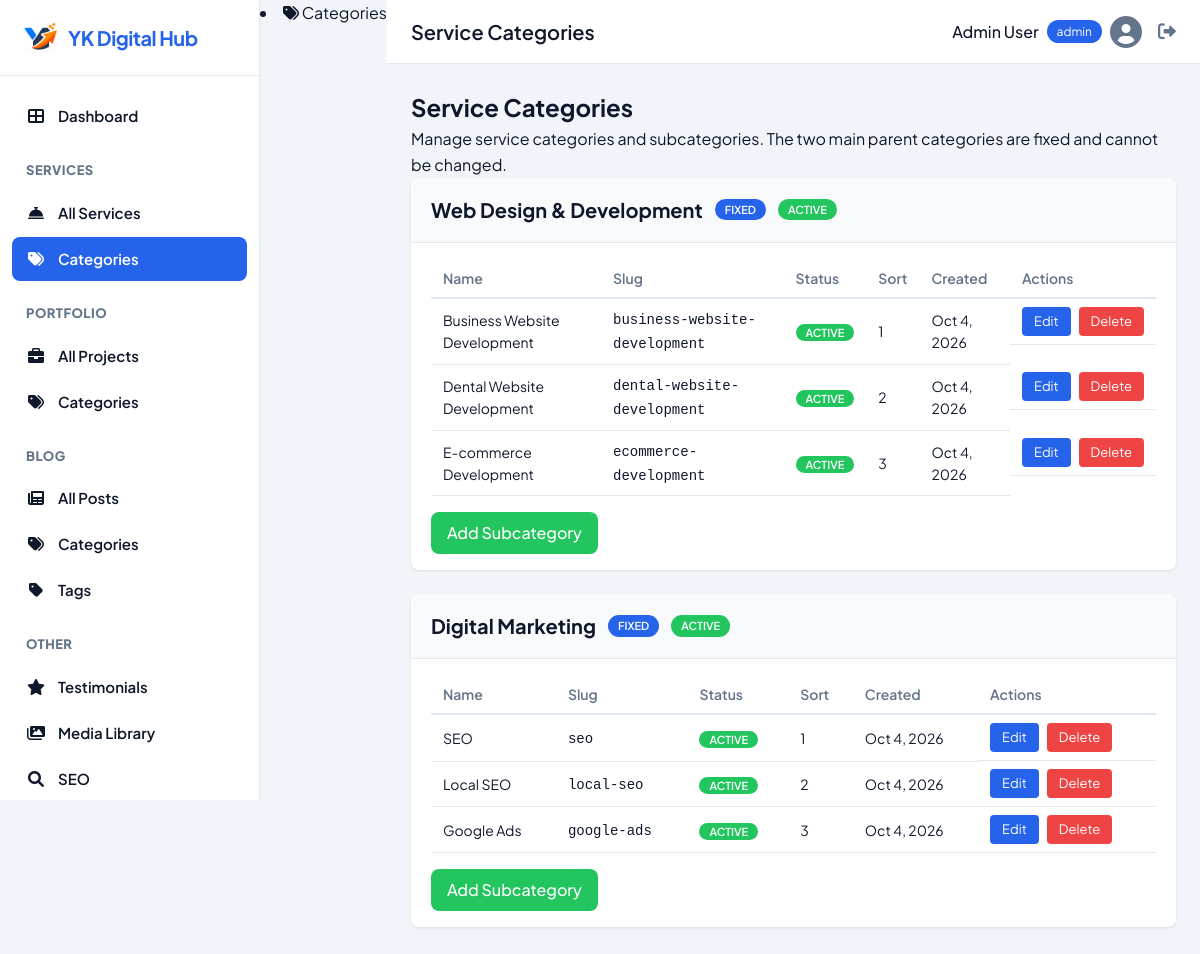
The page /admin/services/categories.php (signed in) on the database its author committed.
### tables this page shows
CREATE TABLE `service_categories` (
    `id` BIGINT UNSIGNED NOT NULL AUTO_INCREMENT,
    `parent_id` BIGINT UNSIGNED NULL,
    `name` VARCHAR(100) NOT NULL,
    `slug` VARCHAR(120) NOT NULL UNIQUE,
    `short_description` VARCHAR(255) NULL,
    `description` TEXT NULL,
    `image` VARCHAR(255) NULL,
    `icon` VARCHAR(100) NULL,
    `sort_order` INT NOT NULL DEFAULT 0,
    `status` TINYINT(1) NOT NULL DEFAULT 1,
    `is_fixed` TINYINT(1) NOT NULL DEFAULT 0,
    `created_at` DATETIME NOT NULL DEFAULT CURRENT_TIMESTAMP,
    `updated_at` DATETIME NOT NULL DEFAULT CURRENT_TIMESTAMP ON UPDATE CURRENT_TIMESTAMP,
    PRIMARY KEY (`id`),
    UNIQUE KEY `uk_service_categories_slug` (`slug`),
    INDEX `idx_service_categories_parent` (`parent_id`),
    INDEX `idx_service_categories_status` (`status`),
    INDEX `idx_service_categories_sort` (`sort_order`),
    CONSTRAINT `fk_service_categories_parent`
        FOREIGN KEY (`parent_id`) REFERENCES `service_categories` (`id`)
        ON DELETE CASCADE ON UPDATE CASCADE
);

### includes/auth.php (called while the page is built, shortened)
<?php
function isLoggedIn() {
    return isset($_SESSION['user_id']) && !empty($_SESSION['user_id']);
}
function currentUser() {
    return [
        'id'    => $_SESSION['user_id'],
        'name'  => $_SESSION['user_name'],
        'role'  => $_SESSION['user_role']
    ];
}

### admin/services/categories.php (the view, shortened to what this page needs)
<?php
require_once __DIR__ . '/../../config/config.php';
require_once __DIR__ . '/../../includes/auth.php';
$page_title = 'Service Categories';
$current_page = 'service-categories';
$stmt = $db->prepare("SELECT * FROM service_categories WHERE parent_id IS NULL AND is_fixed = 1 ORDER BY sort_order, id");
$stmt->execute();
$parents = $stmt->fetchAll(PDO::FETCH_ASSOC);
foreach ($parents as &$parent) {
    $stmt = $db->prepare("SELECT * FROM service_categories WHERE parent_id = :parent_id AND is_fixed = 0 ORDER BY sort_order, name");
    $stmt->execute([':parent_id' => $parent['id']]);
    $parent['children'] = $stmt->fetchAll(PDO::FETCH_ASSOC);
}
include __DIR__ . '/../../includes/admin-header.php';
include __DIR__ . '/../../includes/admin-navbar.php';
?>
<div class="category-management">
    <div class="category-header">
        <h2>Service Categories</h2>
        <p>Manage service categories and subcategories. The two main parent categories are fixed and cannot be changed.</p>
    </div>
    <?php foreach ($parents as $parent): ?>
        <div class="category-parent">
            <div class="parent-header">
                <h3><?= htmlspecialchars($parent['name']) ?></h3>
                <span class="badge badge-fixed">Fixed</span>
                <span class="badge badge-status <?= $parent['status'] ? 'active' : 'inactive' ?>">
                    <?= $parent['status'] ? 'Active' : 'Inactive' ?>
                </span>
            </div>
            <div class="parent-children">
                <?php if (empty($parent['children'])): ?>
                    <p class="empty-state">No subcategories yet.</p>
                <?php else: ?>
                    <table class="category-table">
                        <thead>
                            <tr>
                                <th>Name</th>
                                <th>Slug</th>
                                <th>Status</th>
                                <th>Sort</th>
                                <th>Created</th>
                                <th>Actions</th>
                            </tr>
                        </thead>
                        <tbody>
                            <?php foreach ($parent['children'] as $child): ?>
                                <tr>
                                    <td><?= htmlspecialchars($child['name']) ?></td>
                                    <td><code><?= htmlspecialchars($child['slug']) ?></code></td>
                                    <td>
                                        <span class="badge badge-status <?= $child['status'] ? 'active' : 'inactive' ?>">
                                            <?= $child['status'] ? 'Active' : 'Inactive' ?>
                                        </span>
                                    </td>
                                    <td><?= (int)$child['sort_order'] ?></td>
                                    <td><?= date('M j, Y', strtotime($child['created_at'])) ?></td>
                                    <td class="actions">
                                        <a href="<?= BASE_URL ?>/admin/services/category-edit.php?id=<?= (int)$child['id'] ?>" class="btn-edit">Edit</a>
                                        <a href="<?= BASE_URL ?>/admin/services/category-delete.php?id=<?= (int)$child['id'] ?>" class="btn-delete" onclick="return confirm('Delete this subcategory?')">Delete</a>
                                    </td>
                                </tr>
                            <?php endforeach; ?>
                        </tbody>
                    </table>
                <?php endif; ?>
                <div class="add-subcategory">
                    <a href="<?= BASE_URL ?>/admin/services/category-create.php?parent_id=<?= (int)$parent['id'] ?>" class="btn-add">Add Subcategory</a>
                </div>
            </div>
        </div>
    <?php endforeach; ?>
</div>
<?php
include __DIR__ . '/../../includes/admin-footer.php';
?>

### includes/admin-header.php (shortened to what this page needs)
<!DOCTYPE html>
<html lang="en">
<head>
    <link rel="stylesheet" href="<?= BASE_URL ?>/assets/css/admin.css?v=4">
    <link rel="stylesheet" href="https://cdnjs.cloudflare.com/ajax/libs/font-awesome/6.0.0-beta3/css/all.min.css">
</head>
<body>
    <div class="admin-wrapper">
        <?php include __DIR__ . '/admin-sidebar.php'; ?>
        <div class="admin-main">
            <?php include __DIR__ . '/admin-navbar.php'; ?>
            <div class="admin-content">

### includes/admin-sidebar.php (shortened to what this page needs)
<?php
$current_page = $current_page ?? 'dashboard';
?>
<aside class="admin-sidebar" id="adminSidebar">
    <div class="sidebar-brand">
        <a href="<?= BASE_URL ?>/admin/index.php">
            <img src="<?= BASE_URL ?>/uploads/components/logo.png" alt="YK Digital Hub logo" class="brand-logo">
            <span class="brand-text">YK Digital Hub</span>
        </a>
    </div>
    <nav class="sidebar-nav">
        <ul>
            <li class="<?= $current_page === 'dashboard' ? 'active' : '' ?>">
                <a href="<?= BASE_URL ?>/admin/index.php"><i class="fas fa-th-large"></i> Dashboard</a>
            </li>
            <li class="nav-header">Services</li>
            <li class="<?= $current_page === 'services' ? 'active' : '' ?>">
                <a href="<?= BASE_URL ?>/admin/services/index.php"><i class="fas fa-concierge-bell"></i> All Services</a>
            </li>
            <li class="<?= $current_page === 'service-categories' ? 'active' : '' ?>">
                <a href="<?= BASE_URL ?>/admin/services/categories.php"><i class="fas fa-tags"></i> Categories</a>
            </li>
            <li class="nav-header">Portfolio</li>
            <li class="<?= $current_page === 'portfolio' ? 'active' : '' ?>">
                <a href="<?= BASE_URL ?>/admin/portfolio/index.php"><i class="fas fa-briefcase"></i> All Projects</a>
            </li>
            <li class="<?= $current_page === 'portfolio-categories' ? 'active' : '' ?>">
                <a href="<?= BASE_URL ?>/admin/portfolio/categories.php"><i class="fas fa-tags"></i> Categories</a>
            </li>
            <li class="nav-header">Blog</li>
            <li class="<?= $current_page === 'blog' ? 'active' : '' ?>">
                <a href="<?= BASE_URL ?>/admin/blog/index.php"><i class="fas fa-newspaper"></i> All Posts</a>
            </li>
            <li class="<?= $current_page === 'blog-categories' ? 'active' : '' ?>">
                <a href="<?= BASE_URL ?>/admin/blog/categories.php"><i class="fas fa-tags"></i> Categories</a>
            </li>
            <li class="<?= $current_page === 'blog-tags' ? 'active' : '' ?>">
                <a href="<?= BASE_URL ?>/admin/blog/tags.php"><i class="fas fa-tag"></i> Tags</a>
            </li>
            <li class="nav-header">Other</li>
            <li class="<?= $current_page === 'testimonials' ? 'active' : '' ?>">
                <a href="<?= BASE_URL ?>/admin/testimonials/index.php"><i class="fas fa-star"></i> Testimonials</a>
            </li>
            <li class="<?= $current_page === 'media' ? 'active' : '' ?>">
                <a href="<?= BASE_URL ?>/admin/media/index.php"><i class="fas fa-images"></i> Media Library</a>
            </li>
            <li class="<?= $current_page === 'seo' ? 'active' : '' ?>">
                <a href="<?= BASE_URL ?>/admin/seo/index.php"><i class="fas fa-search"></i> SEO</a>
            </li>
        </ul>
    </nav>
</aside>
<li class="<?= $current_page === 'service-categories' ? 'active' : '' ?>">
    <a href="<?= BASE_URL ?>/admin/services/categories.php"><i class="fas fa-tags"></i> Categories</a>
</li>

### includes/admin-navbar.php (shortened to what this page needs)
<?php
if (defined('YK_ADMIN_NAVBAR_RENDERED')) return;
$user = currentUser();
$user_name = $user ? htmlspecialchars($user['name']) : 'Admin';
$user_role = $user ? htmlspecialchars($user['role']) : '';
$page_title_display = $page_title ?? 'Dashboard';
?>
<nav class="admin-navbar">
    <div class="navbar-left">
        <h1 class="page-title"><?= htmlspecialchars($page_title_display) ?></h1>
    </div>
    <div class="navbar-right">
        <div class="user-profile">
            <span class="user-name"><?= $user_name ?></span>
            <span class="user-role badge <?= $user_role === 'admin' ? 'badge-admin' : 'badge-editor' ?>">
                <?= $user_role ?>
            </span>
            <span class="user-avatar"><i class="fas fa-user-circle"></i></span>
        </div>
        <a href="<?= BASE_URL ?>/admin/logout.php" class="logout-link" title="Logout">
            <i class="fas fa-sign-out-alt"></i>
        </a>
    </div>
</nav>

### includes/admin-footer.php (shortened to what this page needs)
            </div>
        </div>
    </div>
</body>
</html>

### rows shown on the page
service_categories: name "Web Design & Development", status "ACTIVE"
service_categories: name "Business Website Development", slug "business-website-development", status "ACTIVE", sort_order "1", created_at "Oct 4, 2026"
service_categories: name "Dental Website Development", slug "dental-website-development", status "ACTIVE", sort_order "2", created_at "Oct 4, 2026"
service_categories: name "E-commerce Development", slug "ecommerce-development", status "ACTIVE", sort_order "3", created_at "Oct 4, 2026"
service_categories: name "Digital Marketing", status "ACTIVE"
service_categories: name "SEO", slug "seo", status "ACTIVE", sort_order "1", created_at "Oct 4, 2026"
service_categories: name "Local SEO", slug "local-seo", status "ACTIVE", sort_order "2", created_at "Oct 4, 2026"
service_categories: name "Google Ads", slug "google-ads", status "ACTIVE", sort_order "3", created_at "Oct 4, 2026"

### other values the page prints
$page_title_display "Service Categories"
$user_name "Admin User"
$user_role "admin"
